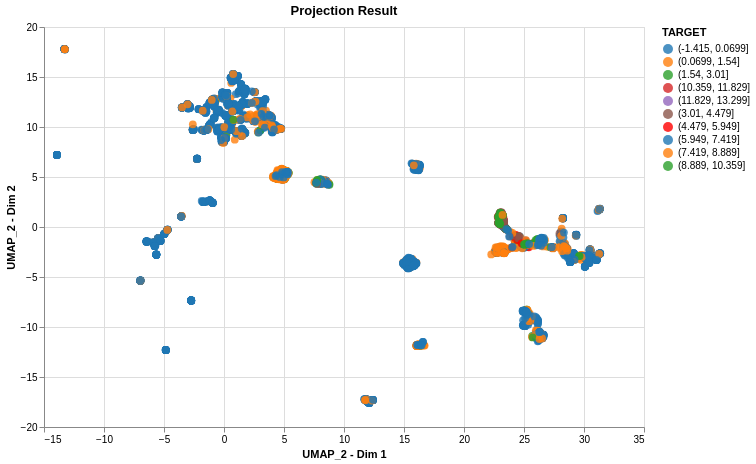

Notebook source saved alongside this figure:
### Markdown cell above
## Visualize the dataset in space

Next, we can visualize the dataset using an embedding method. Here, we keep it simple and use `one_hot_encoding` with UMAP 2D. We observe some mild clustering of the data. *Note that this functionality is currently only available via the 'api' mode.*

### Code cell
projection_config = {"n_components": "2"}

projection_result = biocentral.project(embedder_name="one_hot_encoding", method="umap", sequence_data=amylase_data, projection_config=projection_config)
projection_chart = BiocentralChart.projection_result(projection_result=projection_result, dataset=amylase_data)
projection_chart.chart.interactive()

### Figure 1 — Vega-Lite specification as saved in the notebook (floating-point values rounded to 4 significant figures; data arrays with more than 128 entries replaced by an {"elided": "..."} marker saying what was removed)
{"config": {"view": {"continuousWidth": 300, "continuousHeight": 300}}, "data": {"name": "data-54b2df698c6f692fdd13d798f898a221"}, "mark": {"type": "circle", "size": 60}, "encoding": {"color": {"field": "label", "scale": {"domain": ["(-1.415, 0.0699]", "(0.0699, 1.54]", "(1.54, 3.01]", "(10.359, 11.829]", "(11.829, 13.299]", "(3.01, 4.479]", "(4.479, 5.949]", "(5.949, 7.419]", "(7.419, 8.889]", "(8.889, 10.359]"], "range": ["#1f77b4", "#ff7f0e", "#2ca02c", "#d62728", "#9467bd", "#8c564b", "#FF0000"]}, "sort": ["(-1.415, 0.0699]", "(0.0699, 1.54]", "(1.54, 3.01]", "(10.359, 11.829]", "(11.829, 13.299]", "(3.01, 4.479]", "(4.479, 5.949]", "(5.949, 7.419]", "(7.419, 8.889]", "(8.889, 10.359]"], "title": "TARGET", "type": "nominal"}, "opacity": {"value": 0.8}, "tooltip": [{"field": "seq_id", "type": "nominal"}, {"field": "x", "type": "quantitative"}, {"field": "y", "type": "quantitative"}, {"field": "z", "type": "quantitative"}, {"field": "label", "type": "nominal"}], "x": {"field": "x", "title": "UMAP_2 - Dim 1", "type": "quantitative"}, "y": {"field": "y", "title": "UMAP_2 - Dim 2", "type": "quantitative"}}, "height": 400, "params": [{"name": "param_1e9efca18e7a2868", "select": {"type": "interval", "encodings": ["x", "y"]}, "bind": "scales"}], "title": "Projection Result", "width": 600, "$schema": "https://vega.github.io/schema/vega-lite/v6.4.1.json", "datasets": {"data-54b2df698c6f692fdd13d798f898a221": {"elided": "3924 records"}}}
